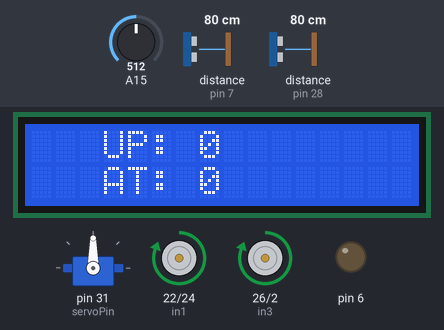
Recording of a sketch running on a simulated Arduino Mega 2560, built with avr-gcc and run on an emulated ATmega2560. Shown: 16×2 character LCD, servo, motor-driver pin pairs drawn as motors (green arrow = first pin HIGH = forward, orange = second pin HIGH = backward, longer = more drive, scaled by the enable pin), output pins drawn as LEDs (lit = HIGH). Wiring (inferred from the names in the program): 2 × ultrasonic range finder: trigger pin 5, echo pin 28 / trigger pin 30, echo pin 7. The inputs (shaded band) are chosen by the test bench; at power-on: distance to the obstacle (sensors on pin 28, pin 7) 80 cm, A15 = 512. The echo pulse lasts 58.3 µs per cm; random numbers use the default seed unless the sketch sets one; pins used as bus, display or sensor lines are not drawn; what the sketch prints to the serial monitor is not drawn.

Above: at 3.2 s.
3.3 s: distance to the obstacle (sensor on pin 28) set to 23 cm
At 4.42 s:
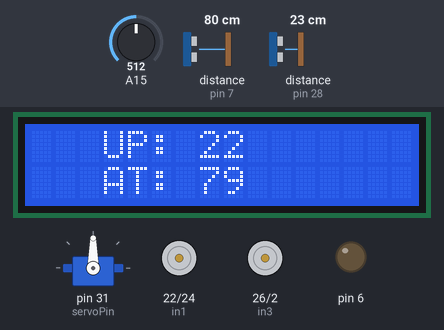
6.9 s: distance to the obstacle (sensor on pin 28) set to 19 cm
At 8.0 s:
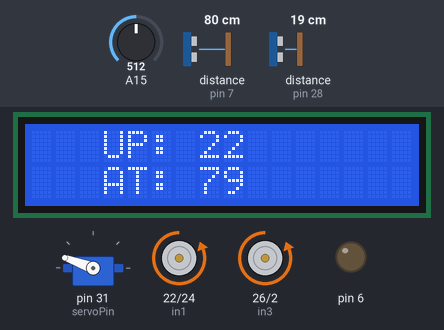
9.9 s: distance to the obstacle (sensor on pin 28) set to 250 cm
At 14.6 s:
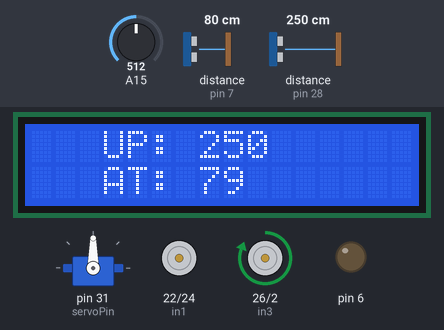
15.5 s: A15 set to 3
18.7 s: A15 set to 0
At 23.5 s:
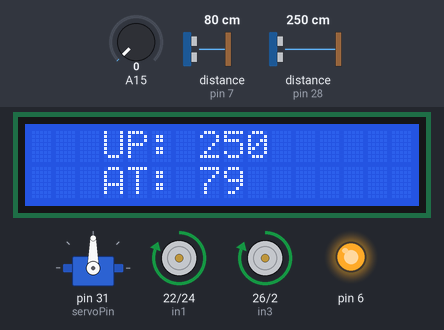
23.8 s: distance to the obstacle (sensor on pin 28) set to 2 cm
At 28.1 s:
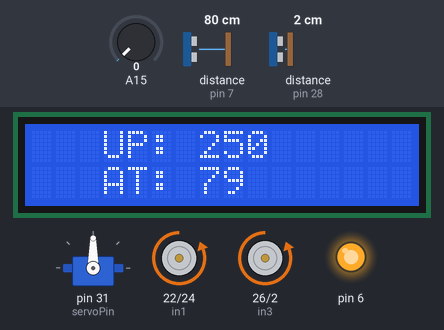
Timing chart, 0 to 29.4 s (numbered marks = the images above; inputs shaded):
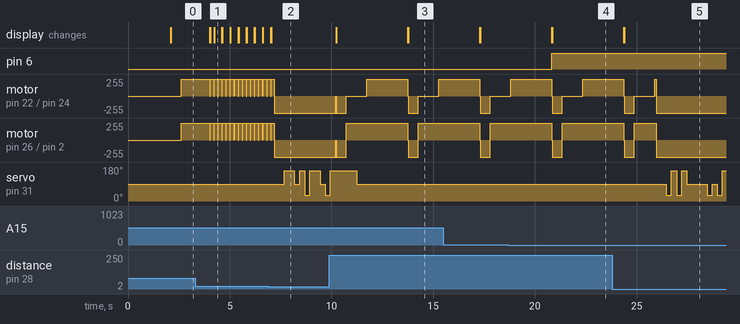

Measured:
- the behaviour switches between 21 and 20 cm on distance to the obstacle (sensor on pin 28) (found by bisection; images 1 and 2)
- the behaviour switches between 2 and 1 on A15 (found by bisection; images 3 and 4)
- after the input at 6.9 s, servo on pin 31 (servoPin): 90° → 160° after 0.78 s, → 90° 0.50 s later, → 160° 0.25 s later, → 30° 0.25 s later, … (7 changes in this stretch)
- after the input at 18.7 s, pin 6: LOW → HIGH after 2.1 s
- after the input at 23.8 s, servo on pin 31 (servoPin): 90° → 30° after 2.7 s, → 160° 0.25 s later, → 30° 0.25 s later, → 160° 0.25 s later, … (9 changes in this stretch)
- by itself, motor on pin 22 (in1) / pin 24 (in2), motor on pin 26 (in3) / pin 2 (in4): alternates forward 255/255 for 0.18 s and stopped for 0.02 s

The sketch:

robot_arduino.ino
```cpp
#include <Servo.h>
#include <Wire.h>
#include <LiquidCrystal_I2C.h>

LiquidCrystal_I2C lcd(0x3F, 2, 1, 0, 4, 5, 6, 7, 3, POSITIVE);


// Declare the Servo pin
int servoPin = 31;

// Create a servo object
Servo Servo1;

int sensorReading;

int numbersServo[3] = {30, 90, 160};


int distance[100] = {10, 20, 30, 40, 50, 60, 70, 80, 90, 100, 110, 120, 130, 140, 150, 160, 180, 190, 200, 210, 220, 230 ,240, 250, 260, 270, 280, 290, 300, 310, 320, 330 ,340, 350, 360, 370, 380, 390, 400, 410, 420, 430 ,440, 450, 460, 470, 480, 490, 500, 510, 520, 530 ,540, 550, 560, 570, 580, 590, 600, 610, 620, 630 ,640, 650, 660, 670, 680, 690, 700, 710, 720, 730 ,740, 750, 760, 770, 780, 790, 800, 810, 820, 830 , 840, 850, 860, 870, 880, 890, 900, 910, 920, 930 ,940, 950, 960, 970, 980, 990, 1000};

int defaultDelay = 1000;
int whereIsEyes;

//sonar 1
int trigPin1 = 5;    // Trigger
int echoPin1 = 28;    // Echo
long duration1;

//sonar 2
int trigPin2 = 30;    // Trigger
int echoPin2 = 7;    // Echo
long duration2;

// Motor A connections
int enA = 4;
int in1 = 22;
int in2 = 24;

// Motor B connections
int enB = 3;
int in3 = 26;
int in4 = 2;

boolean isStatus=true;

int whatDistanceIsBack=0;
int whatDistanceIs=0;

void setup() {

  Serial.begin (9600);

  //laser
  pinMode(6,OUTPUT);

  lcd.begin(16,2);//Defining 16 columns and 2 rows of lcd display
  lcd.backlight();//To Power ON the back light

  pinMode(enA, OUTPUT);
  pinMode(enB, OUTPUT);
  pinMode(in1, OUTPUT);
  pinMode(in2, OUTPUT);
  pinMode(in3, OUTPUT);
  pinMode(in4, OUTPUT);

  // Turn off motors - Initial state
  digitalWrite(in1, LOW);
  digitalWrite(in2, LOW);
  digitalWrite(in3, LOW);
  digitalWrite(in4, LOW);

  Servo1.attach(servoPin);

  //sonar1
  pinMode(trigPin1, OUTPUT);
  pinMode(echoPin1, INPUT);

  //sonar-back
  pinMode(trigPin2, OUTPUT);
  pinMode(echoPin2, INPUT);

  lcd.setCursor(0,0);
  lcd.print("init Robot Ardu...");
  lcd.setCursor(0,1);
  lcd.print(" By:Fabkius ");
  delay(2000);
  lcd.clear();

  whereIsEyes = getDirection();

}

void loop() {

getLaser();

setScreenData(whatDistanceIs,whatDistanceIsBack);


 while(whatDistanceIs<20){
   whereIsEyes = getDirection();
   whatDistanceIs = getSonar1();
   delay(500);

   if(whatDistanceIs<20){
     motorDown();
     delay(500);
   }
 }


Serial.println("whatDistanceIs:");
Serial.println(whatDistanceIs);

Serial.println("whatDistanceIsBack:");
Serial.println(whatDistanceIsBack);


  if(whereIsEyes==30){
    //derecha
    motorDown();
    delay(500);
    motorRigh();
    delay(500);
    setDirection(90);
    delay(500);
    motorUp();
    delay(getFrontDelay());
  }

  if(whereIsEyes==90){
    motorUp();
    delay(getFrontDelay());
  }

   if(whereIsEyes==160){
    //izquierda
    motorDown();
    delay(500);
    motorLeft();
    delay(500);
    setDirection(90);
    delay(500);
    motorUp();
    delay(getFrontDelay());
   }

motorStop();

if(whatDistanceIs<20){
  motorDown();
  delay(500);
  while(whatDistanceIs<20){
      whereIsEyes = getDirection();
      whatDistanceIs = getSonar1();
      delay(250);
  }


}
motorStop();


while(whatDistanceIsBack<20){
  motorUp();
  delay(500);
  whatDistanceIsBack = getSonarBack();
  delay(250);
}
motorStop();

lcd.clear();

}

int getFrontDelay(){

  for(int i=0; i<=sizeof(distance);i++){
   whatDistanceIs = getSonar1();

    if(whatDistanceIs > distance[i]){
      return whatDistanceIs*8;
    }

    if(i==100){
      whereIsEyes = getDirection();
    }

  }
  return 1000;
}

void setScreenData(int data1, int data2){
    lcd.setCursor(0,0);
    lcd.print("   UP: ");
    lcd.print(data1);

    lcd.setCursor(0, 1);
    lcd.print("   AT: ");
    lcd.print(data2);
}


int getSonar1(){

  digitalWrite(trigPin1, LOW);
  delayMicroseconds(5);
  digitalWrite(trigPin1, HIGH);
  delayMicroseconds(10);
  digitalWrite(trigPin1, LOW);

  pinMode(echoPin1, INPUT);
  duration1 = pulseIn(echoPin1, HIGH);

  int cm = (duration1/2) / 29.1; // Divide by 29.1 or multiply by 0.0343

  //Serial.print(cm);
  //Serial.print("cm");

  return cm;
}

int getSonarBack(){

  digitalWrite(trigPin2, LOW);
  delayMicroseconds(5);
  digitalWrite(trigPin2, HIGH);
  delayMicroseconds(10);
  digitalWrite(trigPin2, LOW);

  pinMode(echoPin2, INPUT);
  duration2 = pulseIn(echoPin2, HIGH);

  int cm = (duration2/2) / 29.1; // Divide by 29.1 or multiply by 0.0343

  return cm;
}

int getDirection(){
  int eyes = numbersServo[random(0, 3)];
  Servo1.write(eyes);
  return eyes;
}

void setDirection(int valor){
  Servo1.write(valor);
}

void motorRigh(){
  analogWrite(enA, 255);
  analogWrite(enB, 0);

  digitalWrite(in1, HIGH);
  digitalWrite(in2, LOW);
  digitalWrite(in3, LOW);
  digitalWrite(in4, LOW);
}

void motorLeft(){
  analogWrite(enA, 0);
  analogWrite(enB, 255);

  digitalWrite(in1, LOW);
  digitalWrite(in2, LOW);
  digitalWrite(in3, HIGH);
  digitalWrite(in4, LOW);
}

void motorUp(){
  // Set motors to maximum speed
  // For PWM maximum possible values are 0 to 255

  analogWrite(enA, 255);
  analogWrite(enB, 255);

  // Turn on motor A & B
  digitalWrite(in1, HIGH);
  digitalWrite(in2, LOW);
  digitalWrite(in3, HIGH);
  digitalWrite(in4, LOW);

}

void motorDown()
{
  // Set motors to maximum speed
  // For PWM maximum possible values are 0 to 255
  analogWrite(enA, 255);
  analogWrite(enB, 255);

  // Turn on motor A & B
  digitalWrite(in1, LOW);
  digitalWrite(in2, HIGH);
  digitalWrite(in3, LOW);
  digitalWrite(in4, HIGH);
}

void motorStop(){
    // Turn off motors
  digitalWrite(in1, LOW);
  digitalWrite(in2, LOW);
  digitalWrite(in3, LOW);
  digitalWrite(in4, LOW);
}

int getAleatoryDelay(){
  return random(2000, 7000);
}

void getLaser(){
  sensorReading=analogRead(15); //Instrucción para obtener dato analógico
  if(sensorReading<2){
   digitalWrite(6,HIGH);
  }else{
   digitalWrite(6,LOW);
  }
  //Serial.println(sensorReading);
}
```
